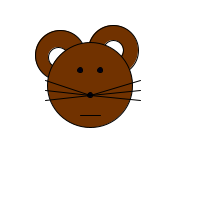
Frame 1 (no input)
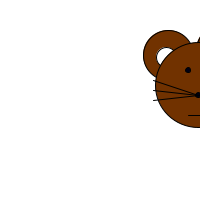
Frame 60 (the mouse pressed at the canvas centre just before this capture)
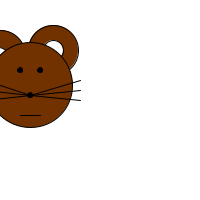
Frame 120 (the mouse held since frame 60 and released just before this capture)

The Processing sketch that drew these frames (run headless with seeded random() and noise(); from frame 60 on, the mouse is pressed at the canvas centre):

// Processing sketch: processing_123115
// ── processing_123115.pde

int monsterX;
int monsterY;
int teller;
int richting;
boolean test;


void setup(){
  size(200,200);
  monsterX = 60;
  monsterY = 55;
  
 teller = 0;
 richting = 4;
 test = false;

}

void draw(){
  background(255);
  
  
if(test == true){
  fill(113,50,170);               //ear1
ellipseMode(CENTER);        //ear1
ellipse(monsterX,monsterY,50,50);      //ear1
}
if(test == false){
  fill(113,50,0);               //ear1
ellipseMode(CENTER);        //ear1
ellipse(monsterX,monsterY,50,50);      //ear1
}


if(test == true){
fill(113,50,170);              //ear2
ellipseMode(CENTER);        //ear2
ellipse(monsterX+53,monsterY-5,50,50);      //ear2
}
if(test == false){
fill(113,50,0);              //ear2
ellipseMode(CENTER);        //ear2
ellipse(monsterX+53,monsterY-5,50,50);      //ear2
}

fill(255,255,255);          //inear1
ellipseMode(CENTER);        //inear1
ellipse(monsterX-2,monsterY+2,20,20);       //inear1


fill(255,255,255);          //inear2
ellipseMode(CENTER);        //inear2
ellipse(monsterX+53,monsterY-5,20,20);      //inear2



if(test == true){
fill(113,50,170);            //head
ellipseMode(CENTER);       //head
ellipse(monsterX+30,monsterY+30,85,85);      //head
}
if(test == false){
fill(113,50,0);            //head
ellipseMode(CENTER);       //head
ellipse(monsterX+30,monsterY+30,85,85);      //head
}


fill(0,0,20);              //eye1
ellipseMode(CENTER);      //eye1
ellipse(monsterX+40,monsterY+15,5,5);      //eye1


fill(0,0,20);             //eye2
ellipseMode(CENTER);      //eye2
ellipse(monsterX+20,monsterY+15,5,5);       //eye2


fill(0,0,20);             //nose
ellipseMode(CENTER);      //nose
ellipse(monsterX+30,monsterY+40,5,5);       //nose

line(monsterX+30,monsterY+40,monsterX-15,monsterY+25);        //nosehairleft1
line(monsterX+30,monsterY+40,monsterX-15,monsterY+35);        //nosehairleft2
line(monsterX+30,monsterY+40,monsterX-15,monsterY+45);       //nosehairleft3

line(monsterX+30,monsterY+40,monsterX+80,monsterY+25);      //nosehairright1
line(monsterX+30,monsterY+40,monsterX+80,monsterY+35);      //nosehairright2
line(monsterX+30,monsterY+40,monsterX+80,monsterY+45);     //nosehairright3


//fill(255,255,255);        //mouth
//rect(monsterX+20,monsterY+50,monsterX-56,monsterY-45);        //mouth  
//rect(monsterX+24,monsterY+50,monsterX-56,monsterY-45);        //mouth
//rect(monsterX+28,monsterY+50,monsterX-56,monsterY-45);        //mouth
//rect(monsterX+32,monsterY+50,monsterX-56,monsterY-45);        //mouth
//rect(monsterX+36,monsterY+50,monsterX-56,monsterY-45);        //mouth
line(monsterX+20,monsterY+60,monsterX+40,monsterY+60);     //mouth



monsterX = monsterX-richting;

if(monsterX>200 || monsterX<0){
  richting = -richting;
  teller = teller+1;
  println(teller);
  println(test);
}
  
if(teller==10){
  test = !test;
  teller = 0;

}
}
